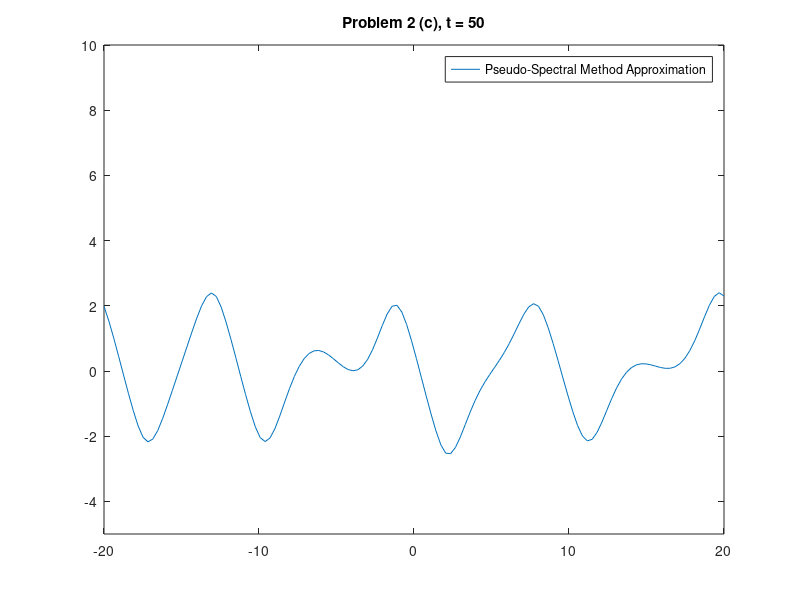

Source code (MATLAB):
% Problem 2 (c)
% Marty Fuhry
% 4/11/2012
% Compiled and ran using GNU Octave, version 3.2.4 configured for "x86_64-pc-linux-gnu".

%%%%%%%%%%%%%%%%%%%%%%%%%%%%%%%%%%%%%%%%%%%%%%%%%%%%%%%%%%%%%%%%%%%%%%%%%%%%%%%%
% Use time splitting to derive a method that permits a larger dt and repeat    %
% your simulation from (b).                                                    %
%                                                                              %
%%%%%%%%%%%%%%%%%%%%%%%%%%%%%%%%%%%%%%%%%%%%%%%%%%%%%%%%%%%%%%%%%%%%%%%%%%%%%%%%

% set up some PDE variables
alpha = 1;
m = 128;
a = -20;
b = 20;

k1 = [0:m/2]';
k2 = [-m/2 + 1: -1]';
k = [k1; k2];

dx = (b - a) / (m - 1);    % space discretization
kmax = m/2;
dt = 0.24;

x  = [a:dx:b]';      % grid

U = exp(-x.^2);
A = -diag(ones(m-1,1),-1) + diag(ones(m-1,1),1);
A(1,m) = -1;
A(m,1) = 1;

A *= 1/(4 * dx);

K = (2*pi/40)^2 * k.^2 - (2*pi/40)^4 * k.^4;

for t = 1:ceil(50/dt)
    % RK4 time differencing
    q1 = -dt * A * (U.^2);
    q2 = -dt * A * ((U + 0.5*q1).^2);
    q3 = -dt * A * ((U + 0.5*q2).^2);
    q4 = -dt * A * ((U + 1.0*q3).^2);

    % compute the result for the first time splitting method
    Ustar = U + 1/6 * (q1 + 2*q2 + 2*q3 + q4);

    % trapezoidal
    U = real(ifft((1 + dt/2*K)./(1 - dt/2*K).*fft(Ustar)));
        plot(x,U);             % plot the result
        axis([a,b,-5,10]);
        title("Problem 2 (c), t = 50");
        legend("Pseudo-Spectral Method Approximation");
        %print("problem2c.png");
        drawnow;
    t*dt

endfor

input("Press any key to continue.");
